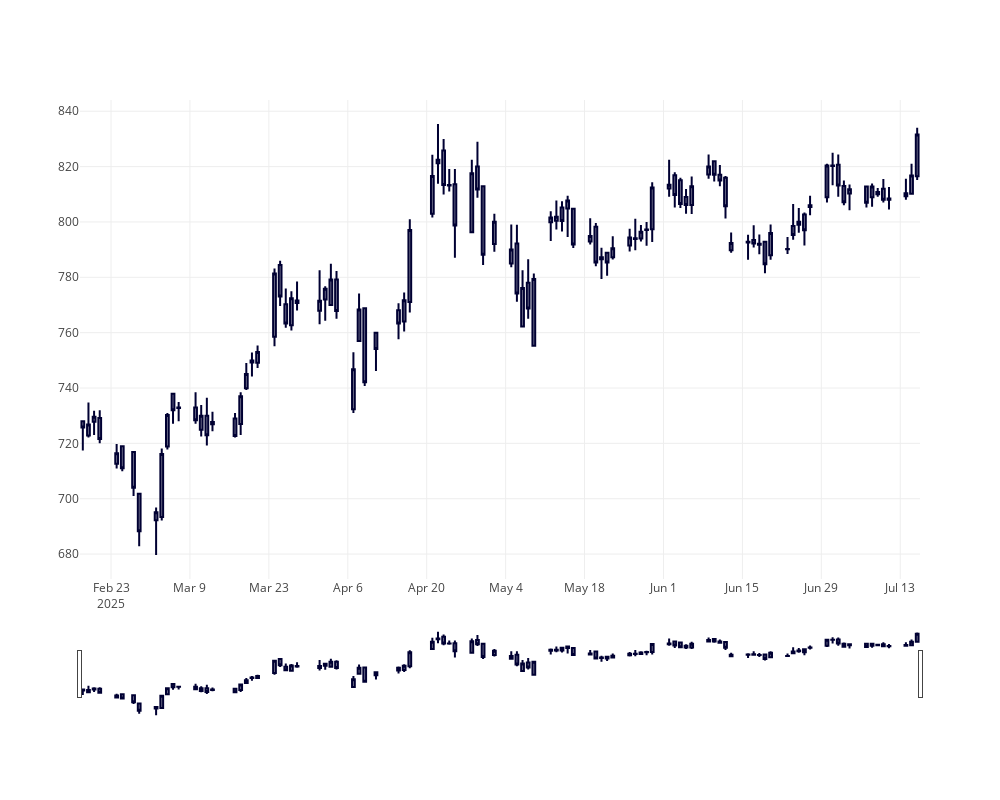

Write notebook code for a chart like this one.
### Code cell
fig = go.Figure(data=[
    go.Candlestick(
        x = daily_df.index,
        open = daily_df["1. open"],
        high = daily_df["2. high"],
        low = daily_df["3. low"],
        close = daily_df["4. close"]
    )    
])

fig.update_layout(width = 1000, height=800)

fig.show()
